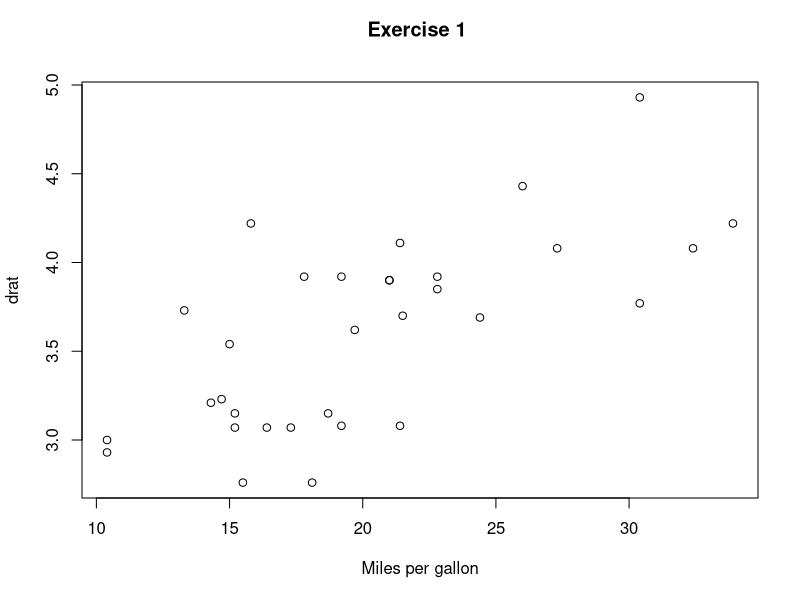
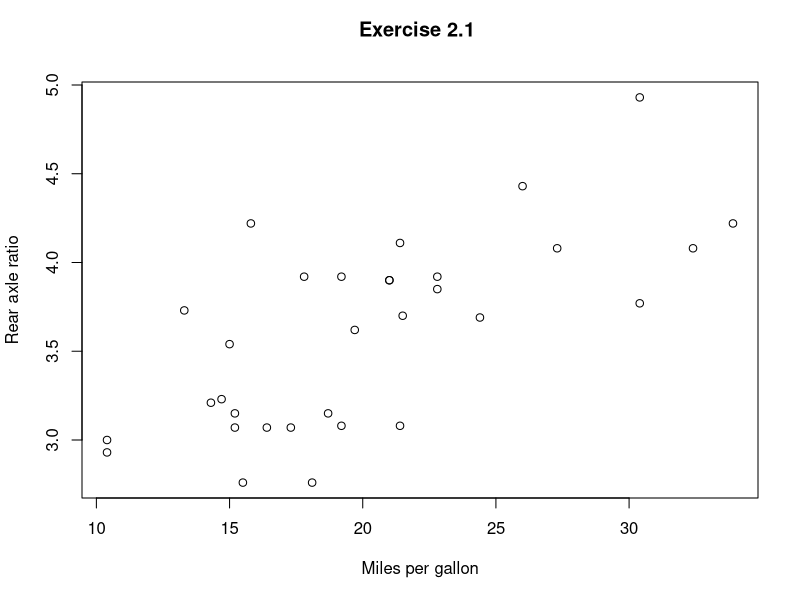
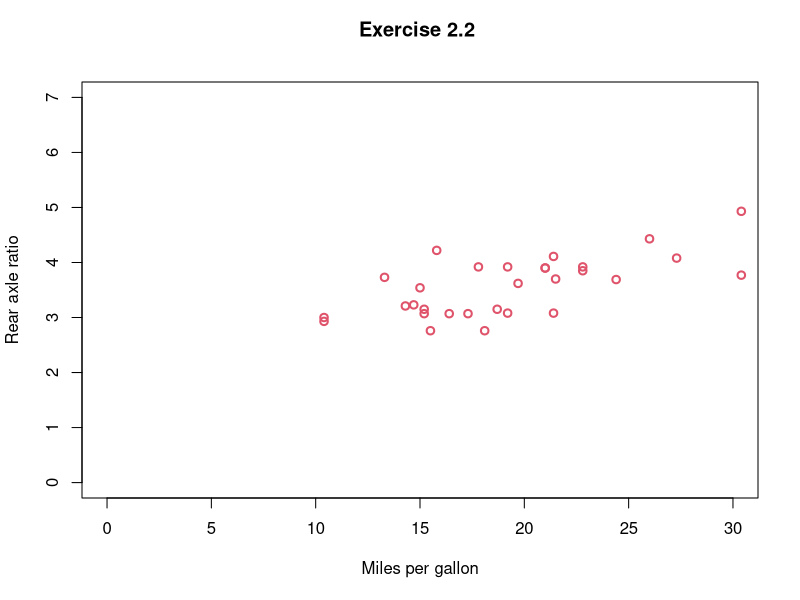
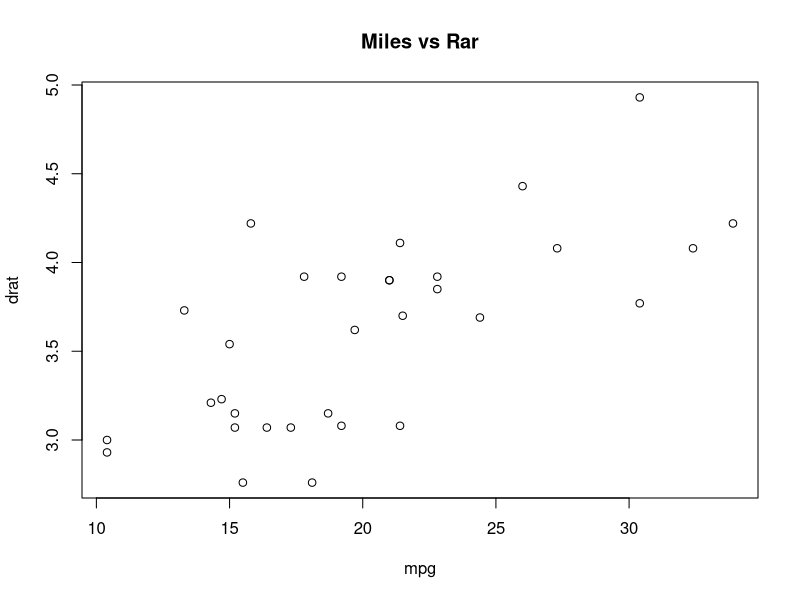
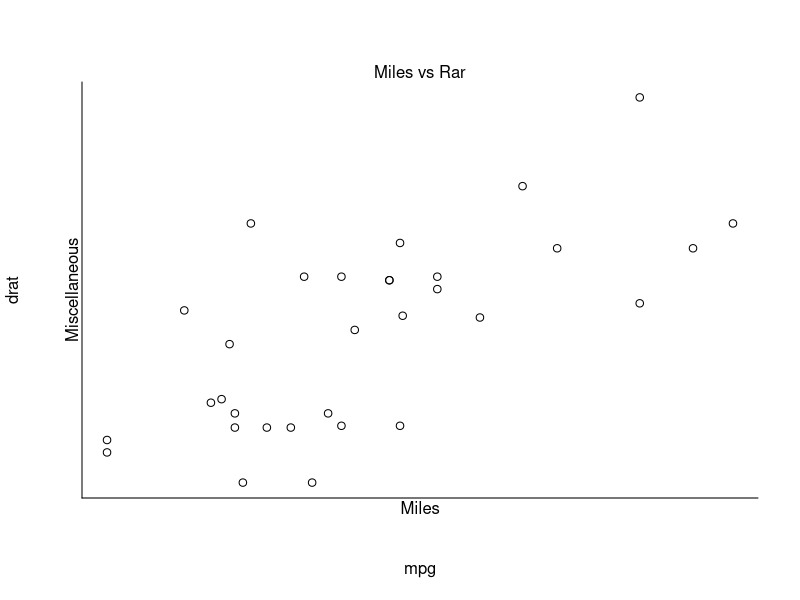
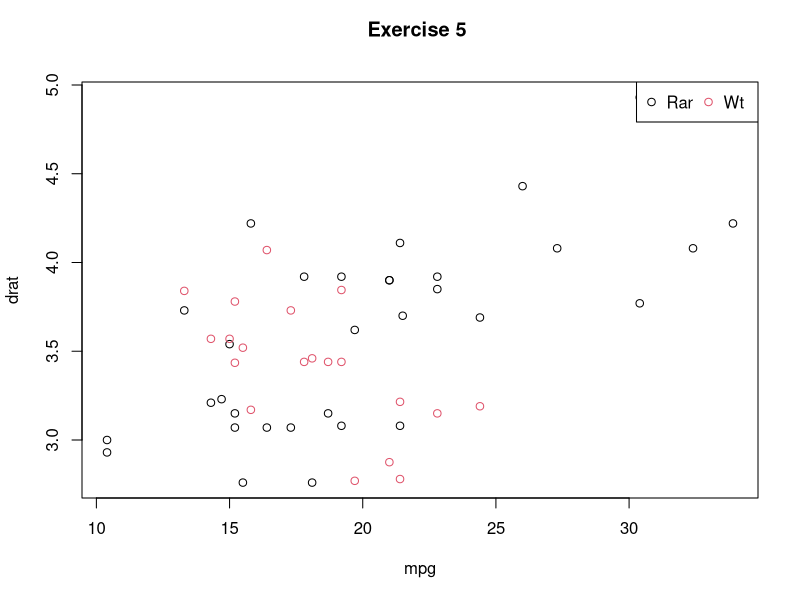
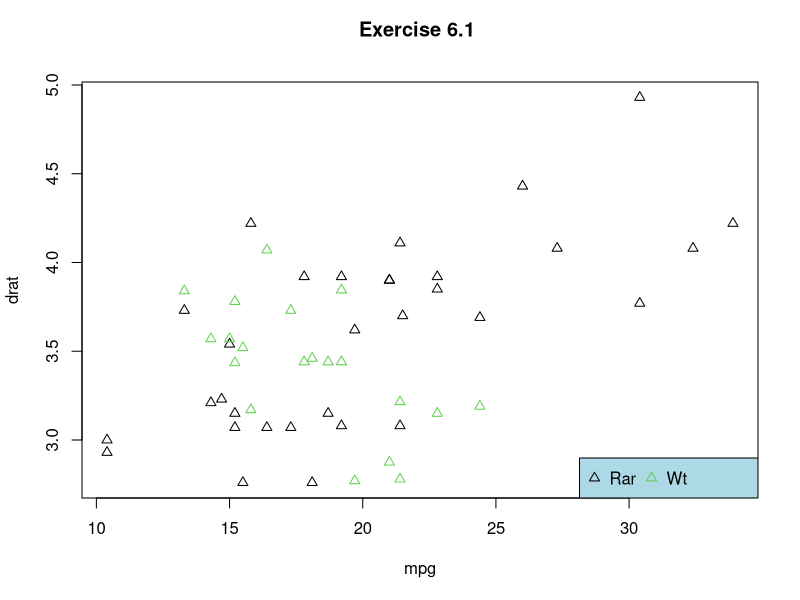
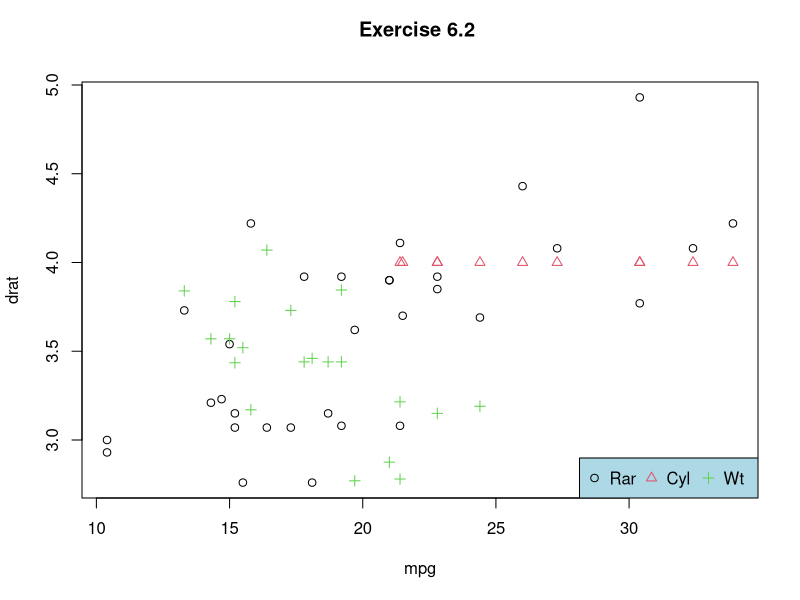

Recreate these plots in R, in order.
##
# This file is the introduction to R homework.
# Exercise 8-2
# File Name : ex8-2.R
#
# Exercises Link : https://www.r-exercises.com/2016/03/11/start-plotting-data-3/
#

utils.assert <- function(fact, proposition) {
    if (proposition == FALSE) {
        cat("Proposition is not satisfied \n")
        cat(" Invaild proposition : '", fact, "' \n", sep = "")
        stopifnot(FALSE)
    }
}

utils.genEX <- function(cnt, colon = TRUE) {
    if (colon) {
        return (paste("Exercise", cnt, ":\n"))
    }
    return (paste("Exercise", cnt, "\n"))
}

utils.dump <- function(answers, cnt = 0) {

    utils.assert("The output answer(s) must be list",
                     is.list(answers))
    utils.assert("The number of output answer(s) must be great than zero", 
                     length(answers) > 0)
    utils.assert("The count must be numeric", is.numeric(cnt))

    cat(rep("~", 40), "\n", sep = "")
    cat(utils.genEX(cnt))
    len = length(answers)
    if (len == 1) {
        out = answers[[1]]
        print(out)
    } else {
        for (i in c(1:len)) {
            cat(" output", i, ":\n")
            out = answers[[i]]
            print(out)
            cat("\n")
        }
    }
    cat("\n")
}

attach(mtcars) # Get the data from mtcars.

####################

#                  #

#    Exercise 1    #

#                  #

####################
#
# Create a scatterplot of mpg (x-axis) against drat (y-axis) and add a label to the x-axis. Which of the following statements is correct:
# a. plot(mpg,drat,xaxis="Miles per gallon")
# b. plot(mpg,drat,xlab="Miles per gallon")
#

# plot(mpg, drat, xaxis="Miles per gallon", main=utils.genEX(1, F)) # invalid
plot(x=mpg, y=drat, xlab="Miles per gallon", main=utils.genEX(1, F))

# answer
#   b. plot(mpg,drat,xlab="Miles per gallon")

####################

#                  #

#    Exercise 2    #

#                  #

####################
#
# We just saw how to customize the label on the x-axis. For the next exercise:
# a. Customize the y-axis label like we customized the x-axis in the previous exercise..
# b. Produce a plot customizing x and y axis, range and colours. Choose a range for x axis from 0 to 40, for y axis from 0 to 7, red colour and highlighted points.
#

# answer a
plot(x=mpg, y=drat, xlab="Miles per gallon", ylab="Rear axle ratio", main=utils.genEX(2.1, F))

# answer b
plot(x=mpg, y=drat, xlab="Miles per gallon", ylab="Rear axle ratio", xlim=c(0,30), col=2, lwd=2, ylim=c(0,7), main=utils.genEX(2.2, F))

####################

#                  #

#    Exercise 3    #

#                  #

####################
#
# We have to add a title to our plot. What command do we have to type?
# a. plot(mpg,drat,main="Miles vs Rar")
# b. plot(mpg,drat,title="Miles vs Rar")
#

# plot(x=mpg, y=drat, title="Miles vs Rar") # invalid
plot(x=mpg, y=drat, main="Miles vs Rar")

# answer
#  b. plot(mpg,drat,title="Miles vs Rar")

####################

#                  #

#    Exercise 4    #

#                  #

####################
#
# We just saw how to add labels, titles and custom details such as colours and the size of points. Now we will
# have to construct our plot in different stages. Firstly we have to plot our data, secondly we will add axes, title and text.
# a.Plot our data specifying that axes haven’t to be plotted.
# b.Add axes, labels and text afterwards
#

plot(x=mpg, y=drat, axes=F)
axis(side=1, at=c(0,40))
axis(side=2, at=c(0,10))
mtext("Miles vs Rar", side=3)
mtext("Miles", side=1)
mtext("Miscellaneous", side=2)


####################

#                  #

#    Exercise 5    #

#                  #

####################
#
# Now we want to add a legend to our plot. Which statement is correct?
# a. plot(mpg,drat,legend=1)
# b. plot(mpg,drat);legend()
#

plot(x=mpg, y=drat, main=utils.genEX(5, F)); points(x=mpg, y=wt, col=2)
legend("topright", legend=c("Rar","Wt"), col=c(1:2), ncol=2, pch=1)

# answer
#   b. plot(mpg,drat);legend()

####################

#                  #

#    Exercise 6    #

#                  #

####################
#
# Customize our legend:
# a.Use different types of symbols, colours, background colours and position.
# b.Insert new variables to our plot and then customize the legend
#


# answer a
plot(x=mpg, y=drat, pch=2 , main=utils.genEX(6.1, F))
points(x=mpg, y=wt, col=3, pch=2)
legend("bottomright", legend=c("Rar","Wt"), col=c(1,3), ncol=3, pch=2, bg="light blue")

# answer b
plot(x=mpg, y=drat, main=utils.genEX(6.2, F))
points(x=mpg, y=wt, col=3, pch=3)
points(x=mpg, y=cyl, col=2, pch=2)
legend("bottomright", legend=c("Rar","Cyl","Wt"), col=c(1:3), ncol=3, pch=1:3, bg="light blue")


####################

#                  #

#    Exercise 7    #

#                  #

####################
#
# Finally, we will build a plot using four continuous variables in two stages:
# a. plot two variables at a time, eliminating axes. Introduce axes and labels afterwards.
# b. Insert a legend using diffent colours and adifferent symbol for every variable. Put the legend in a top right position using x and y coordinates.
#

# answer a
plot(x=mpg, y=drat, axes=F, xlab="", ylab="")
points(x=mpg, y=wt, pch=2, col=2, xlab="", ylab="")
points(x=mpg, y=cyl, pch=3, col=3, xlab="", ylab="")
axis(side=1, at=c(0,40))
axis(side=2, at=c(0,30))
mtext("Miles vs Miscellaneous", side=3)
mtext("Miles", side=1)
mtext("Miscellaneous", side=2)

# answer b
legend("topright", legend=c("Rar","Weight","Cyl"), col=c(1:3), ncol=3, pch=1:3, bg="light blue")
